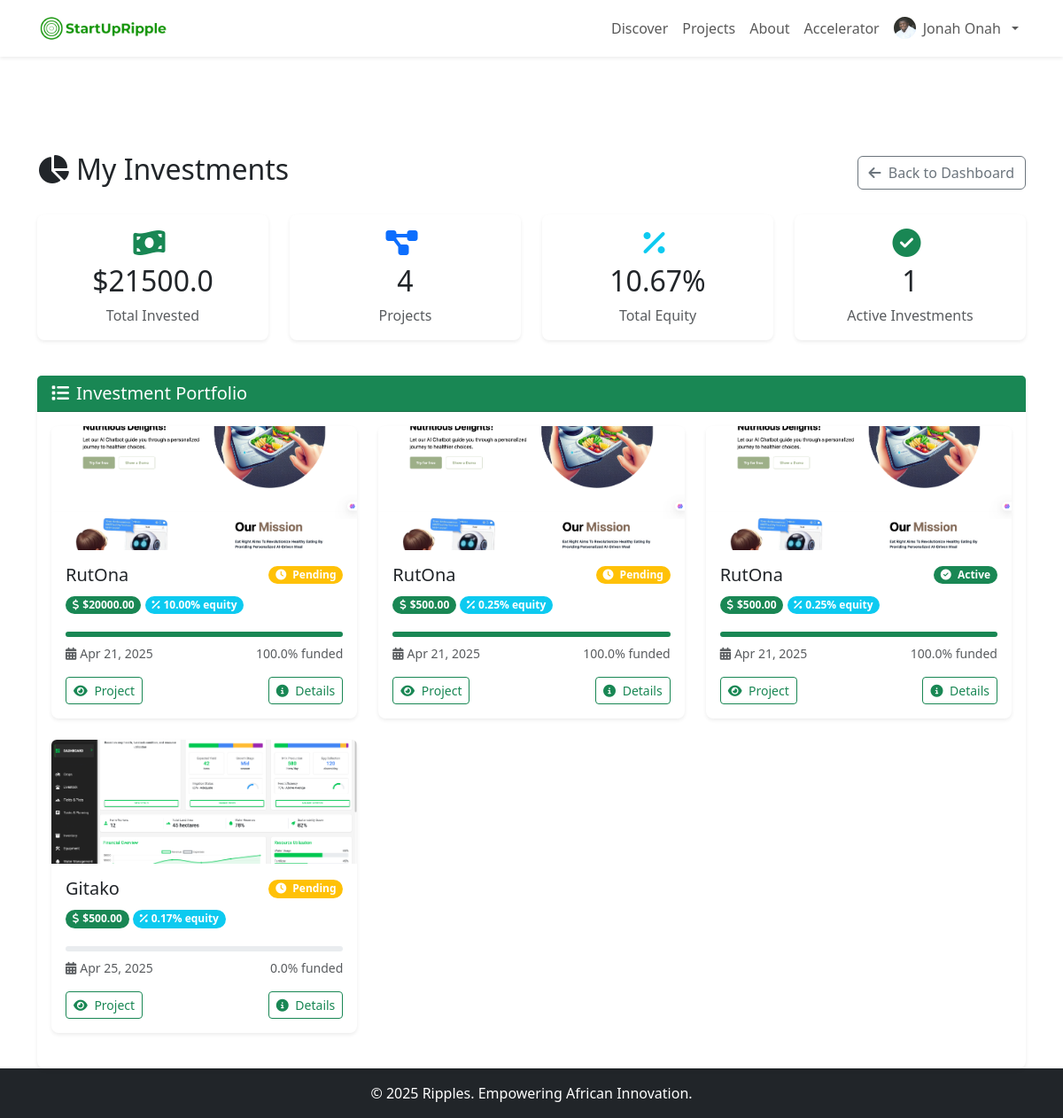
The app's page /my-investments/ (signed in) with its own data.
### projects/models.py (models this page shows, shortened)
class SiteSettings(models.Model):
    site_name = models.CharField(max_length=100, default='StartUpRipples')
    logo = models.ImageField(upload_to='site/logo/', blank=True)
    favicon = models.ImageField(upload_to='site/favicon/', blank=True)
    primary_color = models.CharField(max_length=7, default='#28a745')
    secondary_color = models.CharField(max_length=7, default='#2c3e50')
    @classmethod
    def load(cls):
        obj, created = cls.objects.get_or_create(pk=1)
        return obj
    class Meta:
        verbose_name_plural = "Site Settings"

class CustomUser(AbstractUser):
    USER_TYPES = (
        ('', 'Select User Type'),
        ('founder', 'Founder'),
        ('donor', 'Donor/Pledger'),
        ('investor', 'Investor'),
    )
    user_type = models.CharField(max_length=20, choices=USER_TYPES, blank=False, null=False)
    phone_number = models.CharField(max_length=20)
    profile_completed = models.BooleanField(default=False)
    location = models.CharField(max_length=100, blank=True, null=True)
    address_line1 = models.CharField(max_length=255, blank=True, null=True)
    address_line2 = models.CharField(max_length=255, blank=True, null=True)
    city = models.CharField(max_length=100, blank=True, null=True)
    state_province = models.CharField(max_length=100, blank=True, null=True)
    postal_code = models.CharField(max_length=20, blank=True, null=True)
    country = models.CharField(max_length=100, blank=True, null=True)
    email_verified = models.BooleanField(default=False)
    email = models.EmailField(unique=True)
    USERNAME_FIELD = 'email'
    REQUIRED_FIELDS = ['username']

class FounderProfile(models.Model):
    user = models.OneToOneField(settings.AUTH_USER_MODEL, on_delete=models.CASCADE)
    image = models.ImageField(upload_to='profile_images/', blank=True, null=True)
    company_name = models.CharField(max_length=100, blank=True, null=True)
    industry = models.CharField(max_length=100, blank=True, null=True)
    experience = models.TextField(blank=True, null=True)
    cv = models.FileField(upload_to='founder_cvs/', blank=True, null=True)
    website = models.URLField(blank=True)
    bio = models.TextField()

class Investment(models.Model):
    STATUS_CHOICES = [
        ('active', 'Active'),
        ('pending', 'Pending'),
        ('completed', 'Completed'),
        ('failed', 'Failed'),
    ]
    project = models.ForeignKey(Project, on_delete=models.CASCADE, related_name='investments')
    investor = models.ForeignKey(settings.AUTH_USER_MODEL, on_delete=models.CASCADE)
    amount = models.DecimalField(max_digits=10, decimal_places=2)
    equity_percentage = models.DecimalField(max_digits=6, decimal_places=2, default=0)
    actual_return = models.DecimalField(max_digits=5, decimal_places=2, null=True)
    terms = models.ForeignKey(InvestmentTerm, on_delete=models.SET_NULL, null=True)
    status = models.CharField(max_length=20, choices=STATUS_CHOICES, default='pending')
    created_at = models.DateTimeField(auto_now_add=True)
    is_counted = models.BooleanField(default=False)

class Project(models.Model):
    STATUS_CHOICES = (
        ('pending', 'Pending Approval'),
        ('approved', 'Approved'),
        ('rejected', 'Rejected'),
    )
    title = models.CharField(max_length=200)
    description = RichTextField()  # Changed from TextField to RichTextField
    funding_goal = models.DecimalField(max_digits=10, decimal_places=2)
    amount_raised = models.DecimalField(max_digits=10, decimal_places=2, default=0)
    total_investment_raised = models.DecimalField(max_digits=10, decimal_places=2, default=0)
    created_at = models.DateTimeField(default=timezone.now)
    deadline = models.DateTimeField()
    creator = models.ForeignKey(settings.AUTH_USER_MODEL, on_delete=models.CASCADE, related_name='projects_created')
    image = models.ImageField(upload_to='project_images/')
    category = models.ForeignKey(Category, on_delete=models.SET_NULL, null=True, blank=True)
    funding_type = models.ForeignKey(FundingType, on_delete=models.SET_NULL, null=True)
    location = models.CharField(max_length=100, blank=True, null=True)
    short_description = models.CharField(max_length=255, blank=True, null=True)
    video_url = models.URLField(blank=True, null=True)
    status = models.CharField(max_length=20, choices=STATUS_CHOICES, default='pending')
    admin_notes = models.TextField(blank=True, null=True, help_text="Notes from admin about approval/rejection")

### projects/views.py (the view)
# urls.py: path('my-investments/', views.MyInvestmentsView.as_view(), name='my_investments'),
class MyInvestmentsView(LoginRequiredMixin, ListView):
    model = Investment
    template_name = 'projects/my_investments.html'  # Create this template
    context_object_name = 'investments'
    def get_queryset(self):
        return Investment.objects.filter(investor=self.request.user)

### projects/templates/projects/my_investments.html (shortened to what this page needs)
{% extends 'base.html' %}
{% load project_tags %}
{% block content %}
<div class="container mt-5">
    <div class="d-flex justify-content-between align-items-center mb-4">
        <h2><i class="fas fa-chart-pie me-2"></i>My Investments</h2>
        <a href="{% url 'dashboard' %}" class="btn btn-outline-secondary">
            <i class="fas fa-arrow-left me-1"></i> Back to Dashboard
        </a>
    </div>
    <div class="row mb-4">
        <div class="col-md-3">
            <div class="card text-center mb-3 shadow-sm border-0 rounded-3">
                <div class="card-body">
                    <div class="d-flex align-items-center justify-content-center mb-2">
                        <i class="fas fa-money-bill-wave fa-2x text-success me-2"></i>
                    </div>
                    <h5 class="card-title display-6">${{ investments|sum_attr:"amount"|default:"0" }}</h5>
                    <p class="card-text text-muted">Total Invested</p>
                </div>
            </div>
        </div>
        <div class="col-md-3">
            <div class="card text-center mb-3 shadow-sm border-0 rounded-3">
                <div class="card-body">
                    <div class="d-flex align-items-center justify-content-center mb-2">
                        <i class="fas fa-project-diagram fa-2x text-primary me-2"></i>
                    </div>
                    <h5 class="card-title display-6">{{ investments|length }}</h5>
                    <p class="card-text text-muted">Projects</p>
                </div>
            </div>
        </div>
        <div class="col-md-3">
            <div class="card text-center mb-3 shadow-sm border-0 rounded-3">
                <div class="card-body">
                    <div class="d-flex align-items-center justify-content-center mb-2">
                        <i class="fas fa-percentage fa-2x text-info me-2"></i>
                    </div>
                    <h5 class="card-title display-6">{{ investments|sum_attr:"equity_percentage"|floatformat:2 }}%</h5>
                    <p class="card-text text-muted">Total Equity</p>
                </div>
            </div>
        </div>
        <div class="col-md-3">
            <div class="card text-center mb-3 shadow-sm border-0 rounded-3">
                <div class="card-body">
                    <div class="d-flex align-items-center justify-content-center mb-2">
                        <i class="fas fa-check-circle fa-2x text-success me-2"></i>
                    </div>
                    <h5 class="card-title display-6">{{ investments|filter_by:"status,active"|length }}</h5>
                    <p class="card-text text-muted">Active Investments</p>
                </div>
            </div>
        </div>
    </div>
    {% if investments %}
    <div class="card shadow-sm border-0 rounded-3">
        <div class="card-header bg-success text-white">
            <h3 class="h5 mb-0"><i class="fas fa-list me-2"></i>Investment Portfolio</h3>
        </div>
        <div class="card-body">
            <div class="row">
                {% for investment in investments %}
                <div class="col-md-6 col-lg-4 mb-4">
                    <div class="card h-100 shadow-sm border-0 rounded-3 hover-shadow">
                        {% if investment.project.image %}
                        <img src="{{ investment.project.image.url }}" class="card-img-top rounded-top" alt="{{ investment.project.title }}" style="height: 140px; object-fit: cover;">
                        {% else %}
                        <div class="bg-light text-center py-4 rounded-top">
                            <i class="fas fa-project-diagram fa-3x text-muted"></i>
                        </div>
                        {% endif %}
                        <div class="card-body">
                            <div class="d-flex justify-content-between align-items-center mb-2">
                                <h5 class="card-title mb-0">{{ investment.project.title|truncatechars:20 }}</h5>
                                <span class="badge rounded-pill
                                    {% if investment.status == 'pending' %}bg-warning
                                    {% elif investment.status == 'active' %}bg-success
                                    {% elif investment.status == 'rejected' %}bg-danger
                                    {% else %}bg-secondary{% endif %}">
                                    {% if investment.status == 'pending' %}<i class="fas fa-clock me-1"></i>
                                    {% elif investment.status == 'active' %}<i class="fas fa-check-circle me-1"></i>
                                    {% elif investment.status == 'rejected' %}<i class="fas fa-times-circle me-1"></i>
                                    {% else %}<i class="fas fa-question-circle me-1"></i>{% endif %}
                                    {{ investment.get_status_display }}
                                </span>
                            </div>
                            <div class="mb-3">
                                <span class="badge bg-success rounded-pill mb-1 d-inline-block">
                                    <i class="fas fa-dollar-sign me-1"></i>${{ investment.amount }}
                                </span>
                                <span class="badge bg-info rounded-pill mb-1 d-inline-block">
                                    <i class="fas fa-percentage me-1"></i>{{ investment.equity_percentage|floatformat:2 }}% equity
                                </span>
                            </div>
                            <div class="progress mb-2" style="height: 6px; border-radius: 3px;">
                                <div class="progress-bar bg-success"
                                     style="width: {{ investment.project.amount_raised|percentage:investment.project.funding_goal }}%">
                                </div>
                            </div>
                            <div class="d-flex justify-content-between mb-3">
                                <small class="text-muted">
                                    <i class="fas fa-calendar-alt me-1"></i>{{ investment.created_at|date:"M d, Y" }}
                                </small>
                                <small class="text-muted">
                                    {{ investment.project.amount_raised|percentage:investment.project.funding_goal|floatformat:1 }}% funded
                                </small>
                            </div>
                            <div class="d-flex justify-content-between">
                                <a href="{% url 'project_detail' investment.project.id %}" class="btn btn-sm btn-outline-success">
                                    <i class="fas fa-eye me-1"></i> Project
                                </a>
                                <a href="{% url 'investment_detail' investment.id %}" class="btn btn-sm btn-outline-success">
                                    <i class="fas fa-info-circle me-1"></i> Details
                                </a>
                            </div>
                        </div>
                    </div>
                </div>
                {% endfor %}
            </div>
        </div>
    </div>
    {% endif %}
</div>
{% endblock %}

### projects/templates/base.html (shortened to what this page needs)
{% load static %}
<!DOCTYPE html>
<html lang="en">
<head>
    <link href="https://cdn.jsdelivr.net/npm/bootstrap@5.3.0/dist/css/bootstrap.min.css" rel="stylesheet">
    <link rel="stylesheet" href="{% static 'css/styles.css' %}">
    <link rel="stylesheet" href="https://cdnjs.cloudflare.com/ajax/libs/font-awesome/6.7.2/css/all.min.css">
    <link rel="stylesheet" type="text/css" href="https://cdn.datatables.net/v/bs5/dt-1.11.3/datatables.min.css"/>
</head>
<body class="d-flex flex-column h-100">
    <nav class="navbar navbar-expand-lg navbar-light bg-white shadow-sm">
        <div class="container">
            <a class="navbar-brand" href="/">
                {% if site_settings.logo %}
                    <img src="{{ site_settings.logo.url }}"
                         alt="{{ site_settings.site_name }}"
                          width="150">
                {% else %}
                    <span class="h3 text-primary">{{ site_settings.site_name }}</span>
                {% endif %}
            </a>
            <div class="collapse navbar-collapse" id="navbarNav">
                <ul class="navbar-nav ms-auto d-flex align-items-center">
                    <li class="nav-item"><a class="nav-link" href="{% url 'home' %}">Discover</a></li>
                    <li class="nav-item"><a class="nav-link" href="{% url 'project_list' %}">Projects</a></li>
                    <li class="nav-item"><a class="nav-link" href="{% url 'about_page' %}">About</a></li>
                    <li class="nav-item"><a class="nav-link" href="{% url 'incubator_accelerator_page' %}">Accelerator</a></li>
                    {% if user.is_authenticated %}
                    <li class="nav-item dropdown">
                        <a class="nav-link dropdown-toggle d-flex align-items-center gap-2" href="#" id="navbarDropdown" role="button" data-bs-toggle="dropdown" aria-expanded="false">
                            {% if user.founderprofile.image %}
                                <img src="{{ user.founderprofile.image.url }}"
                                     alt="Avatar"
                                     class="rounded-circle"
                                     width="25" height="25"
                                     style="object-fit: cover;">
                            {% elif user.investorprofile.image %}
                                <img src="{{ user.investorprofile.image.url }}"
                                     alt="Avatar"
                                     class="rounded-circle"
                                     width="25" height="25"
                                     style="object-fit: cover;">
                            {% else %}
                                <img src="{% static 'images/default-avatar.png' %}"
                                     alt="Avatar"
                                     class="rounded-circle"
                                     width="25" height="25"
                                     style="object-fit: cover;">
                            {% endif %}
                            <span>{{ user.get_full_name|default:user.username }}</span>
                        </a>
                    </li>
                    {% else %}
                        <li class="nav-item"><a class="nav-link" href="{% url 'login' %}">Login</a></li>
                        <li class="nav-item"><a class="btn btn-success ms-2" href="{% url 'signup' %}">Sign Up</a></li>
                    {% endif %}
                </ul>
            </div>
        </div>
    </nav>
    <main class="flex-shrink-0">
        {% block content %}{% endblock %}
    </main>
    <footer class="footer mt-auto py-3 bg-dark">
        <div class="container text-center">
            <p class="mb-0 text-white">&copy; {% now "Y" %} Ripples. Empowering African Innovation.</p>
        </div>
    </footer>
</body>
</html>

### records on screen
SiteSettings: logo (picture)
CustomUser: founderprofile.image (picture), get_full_name "Jonah Onah"
Investment: amount.amount "21500.0", equity_percentage.equity_percentage "10.67", project.image (picture), project "RutOna", status "Pending", amount "20000.00", equity_percentage "10.00", created_at "Apr 21, 2025", project.amount_raised|percentage "100.0"
Investment: project.image (picture), project "RutOna", status "Pending", amount "500.00", equity_percentage "0.25", created_at "Apr 21, 2025", project.amount_raised|percentage "100.0"
Investment: project.image (picture), project "RutOna", status "Active", amount "500.00", equity_percentage "0.25", created_at "Apr 21, 2025", project.amount_raised|percentage "100.0"
Investment: project.image (picture), project "Gitako", status "Pending", amount "500.00", equity_percentage "0.17", created_at "Apr 25, 2025", project.amount_raised|percentage "0.0"

### other values on screen
{{ investments|length }} "4"
{{ investments|filter_by:"status,active"|length }} "1"
